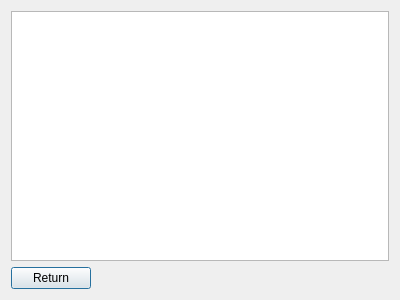
<?xml version="1.0" encoding="UTF-8"?>
<ui version="4.0">
 <class>ViewMultimediaItem</class>
 <widget class="QDialog" name="ViewMultimediaItem">
  <property name="geometry">
   <rect>
    <x>0</x>
    <y>0</y>
    <width>400</width>
    <height>300</height>
   </rect>
  </property>
  <property name="windowTitle">
   <string>Dialog</string>
  </property>
  <layout class="QVBoxLayout" name="verticalLayout">
   <item>
    <widget class="QGraphicsView" name="mediaView"/>
   </item>
   <item>
    <layout class="QHBoxLayout" name="horizontalLayout">
     <item>
      <widget class="QPushButton" name="returnButton">
       <property name="text">
        <string>Return</string>
       </property>
      </widget>
     </item>
     <item>
      <spacer name="horizontalSpacer">
       <property name="orientation">
        <enum>Qt::Horizontal</enum>
       </property>
       <property name="sizeHint" stdset="0">
        <size>
         <width>40</width>
         <height>20</height>
        </size>
       </property>
      </spacer>
     </item>
    </layout>
   </item>
  </layout>
 </widget>
 <resources/>
 <connections/>
</ui>
